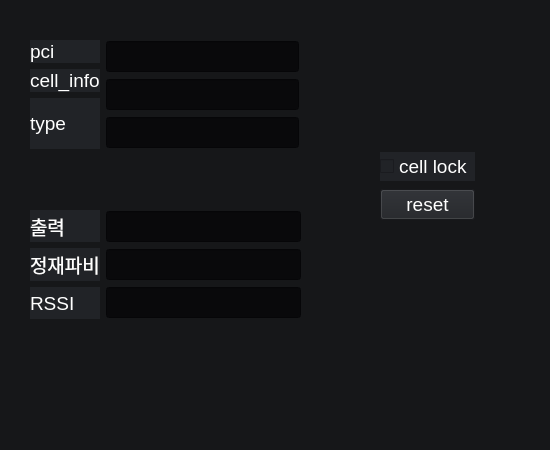
<?xml version="1.0" encoding="UTF-8"?>
<ui version="4.0">
 <class>Form</class>
 <widget class="QWidget" name="Form">
  <property name="geometry">
   <rect>
    <x>0</x>
    <y>0</y>
    <width>550</width>
    <height>450</height>
   </rect>
  </property>
  <property name="windowTitle">
   <string>Form</string>
  </property>
  <property name="styleSheet">
   <string notr="true">background-color:rgb(22, 23, 25);</string>
  </property>
  <widget class="QWidget" name="">
   <property name="geometry">
    <rect>
     <x>380</x>
     <y>150</y>
     <width>95</width>
     <height>72</height>
    </rect>
   </property>
   <layout class="QVBoxLayout" name="verticalLayout_7">
    <item>
     <widget class="QCheckBox" name="checkBox_cell_lock">
      <property name="font">
       <font>
        <pointsize>14</pointsize>
       </font>
      </property>
      <property name="styleSheet">
       <string notr="true">background-color:rgb(33, 35, 39); color: rgb(255, 255, 255);</string>
      </property>
      <property name="text">
       <string>cell lock</string>
      </property>
     </widget>
    </item>
    <item>
     <widget class="QPushButton" name="pushButton_reset">
      <property name="font">
       <font>
        <pointsize>14</pointsize>
       </font>
      </property>
      <property name="styleSheet">
       <string notr="true">background-color:rgb(33, 35, 39); color: rgb(255, 255, 255);</string>
      </property>
      <property name="text">
       <string>reset</string>
      </property>
     </widget>
    </item>
   </layout>
  </widget>
  <widget class="QWidget" name="">
   <property name="geometry">
    <rect>
     <x>30</x>
     <y>40</y>
     <width>269</width>
     <height>109</height>
    </rect>
   </property>
   <layout class="QHBoxLayout" name="horizontalLayout">
    <item>
     <layout class="QVBoxLayout" name="verticalLayout_4">
      <item>
       <layout class="QVBoxLayout" name="verticalLayout_2">
        <item>
         <layout class="QVBoxLayout" name="verticalLayout">
          <item>
           <widget class="QLabel" name="label_pci">
            <property name="font">
             <font>
              <pointsize>14</pointsize>
             </font>
            </property>
            <property name="layoutDirection">
             <enum>Qt::LeftToRight</enum>
            </property>
            <property name="styleSheet">
             <string notr="true">background-color:rgb(33, 35, 39); color: rgb(255, 255, 255);</string>
            </property>
            <property name="text">
             <string>pci</string>
            </property>
           </widget>
          </item>
          <item>
           <widget class="QLabel" name="label_cell_info">
            <property name="font">
             <font>
              <pointsize>14</pointsize>
             </font>
            </property>
            <property name="layoutDirection">
             <enum>Qt::LeftToRight</enum>
            </property>
            <property name="styleSheet">
             <string notr="true">background-color:rgb(33, 35, 39); color: rgb(255, 255, 255);</string>
            </property>
            <property name="text">
             <string>cell_info</string>
            </property>
           </widget>
          </item>
         </layout>
        </item>
       </layout>
      </item>
      <item>
       <layout class="QVBoxLayout" name="verticalLayout_5"/>
      </item>
      <item>
       <widget class="QLabel" name="label_type">
        <property name="font">
         <font>
          <pointsize>14</pointsize>
         </font>
        </property>
        <property name="layoutDirection">
         <enum>Qt::LeftToRight</enum>
        </property>
        <property name="styleSheet">
         <string notr="true">background-color:rgb(33, 35, 39); color: rgb(255, 255, 255);</string>
        </property>
        <property name="text">
         <string>type</string>
        </property>
       </widget>
      </item>
     </layout>
    </item>
    <item>
     <layout class="QVBoxLayout" name="verticalLayout_9">
      <item>
       <widget class="QLineEdit" name="lineEdit_pci">
        <property name="font">
         <font>
          <pointsize>14</pointsize>
         </font>
        </property>
        <property name="styleSheet">
         <string notr="true">background-color:rgb(9, 9, 11);  color: rgb(255, 255, 255);</string>
        </property>
       </widget>
      </item>
      <item>
       <widget class="QLineEdit" name="lineEdit_cell_info">
        <property name="font">
         <font>
          <pointsize>14</pointsize>
         </font>
        </property>
        <property name="styleSheet">
         <string notr="true">background-color:rgb(9, 9, 11); color: rgb(255, 255, 255);</string>
        </property>
        <property name="text">
         <string/>
        </property>
       </widget>
      </item>
      <item>
       <widget class="QLineEdit" name="lineEdit_type">
        <property name="font">
         <font>
          <pointsize>14</pointsize>
         </font>
        </property>
        <property name="styleSheet">
         <string notr="true">background-color:rgb(9, 9, 11); color: rgb(255, 255, 255);</string>
        </property>
       </widget>
      </item>
     </layout>
    </item>
   </layout>
  </widget>
  <widget class="QWidget" name="">
   <property name="geometry">
    <rect>
     <x>30</x>
     <y>210</y>
     <width>271</width>
     <height>109</height>
    </rect>
   </property>
   <layout class="QHBoxLayout" name="horizontalLayout_2">
    <item>
     <layout class="QVBoxLayout" name="verticalLayout_3">
      <item>
       <widget class="QLabel" name="label_output">
        <property name="font">
         <font>
          <pointsize>14</pointsize>
         </font>
        </property>
        <property name="layoutDirection">
         <enum>Qt::LeftToRight</enum>
        </property>
        <property name="styleSheet">
         <string notr="true">background-color:rgb(33, 35, 39); color: rgb(255, 255, 255);</string>
        </property>
        <property name="text">
         <string>출력</string>
        </property>
       </widget>
      </item>
      <item>
       <widget class="QLabel" name="label_vswr">
        <property name="font">
         <font>
          <pointsize>14</pointsize>
         </font>
        </property>
        <property name="layoutDirection">
         <enum>Qt::LeftToRight</enum>
        </property>
        <property name="styleSheet">
         <string notr="true">background-color:rgb(33, 35, 39); color: rgb(255, 255, 255);</string>
        </property>
        <property name="text">
         <string>정재파비</string>
        </property>
       </widget>
      </item>
      <item>
       <widget class="QLabel" name="label_rssi">
        <property name="font">
         <font>
          <pointsize>14</pointsize>
         </font>
        </property>
        <property name="layoutDirection">
         <enum>Qt::LeftToRight</enum>
        </property>
        <property name="styleSheet">
         <string notr="true">background-color:rgb(33, 35, 39); color: rgb(255, 255, 255);</string>
        </property>
        <property name="text">
         <string>RSSI</string>
        </property>
       </widget>
      </item>
     </layout>
    </item>
    <item>
     <layout class="QVBoxLayout" name="verticalLayout_6">
      <item>
       <widget class="QLineEdit" name="lineEdit_output">
        <property name="font">
         <font>
          <pointsize>14</pointsize>
         </font>
        </property>
        <property name="styleSheet">
         <string notr="true">background-color:rgb(9, 9, 11); color: rgb(255, 255, 255);</string>
        </property>
       </widget>
      </item>
      <item>
       <widget class="QLineEdit" name="lineEdit_vswr">
        <property name="font">
         <font>
          <pointsize>14</pointsize>
         </font>
        </property>
        <property name="styleSheet">
         <string notr="true">background-color:rgb(9, 9, 11); color: rgb(255, 255, 255);</string>
        </property>
       </widget>
      </item>
      <item>
       <widget class="QLineEdit" name="lineEdit_rssi">
        <property name="font">
         <font>
          <pointsize>14</pointsize>
         </font>
        </property>
        <property name="styleSheet">
         <string notr="true">background-color:rgb(9, 9, 11); color: rgb(255, 255, 255);</string>
        </property>
       </widget>
      </item>
     </layout>
    </item>
   </layout>
  </widget>
 </widget>
 <resources/>
 <connections/>
</ui>
